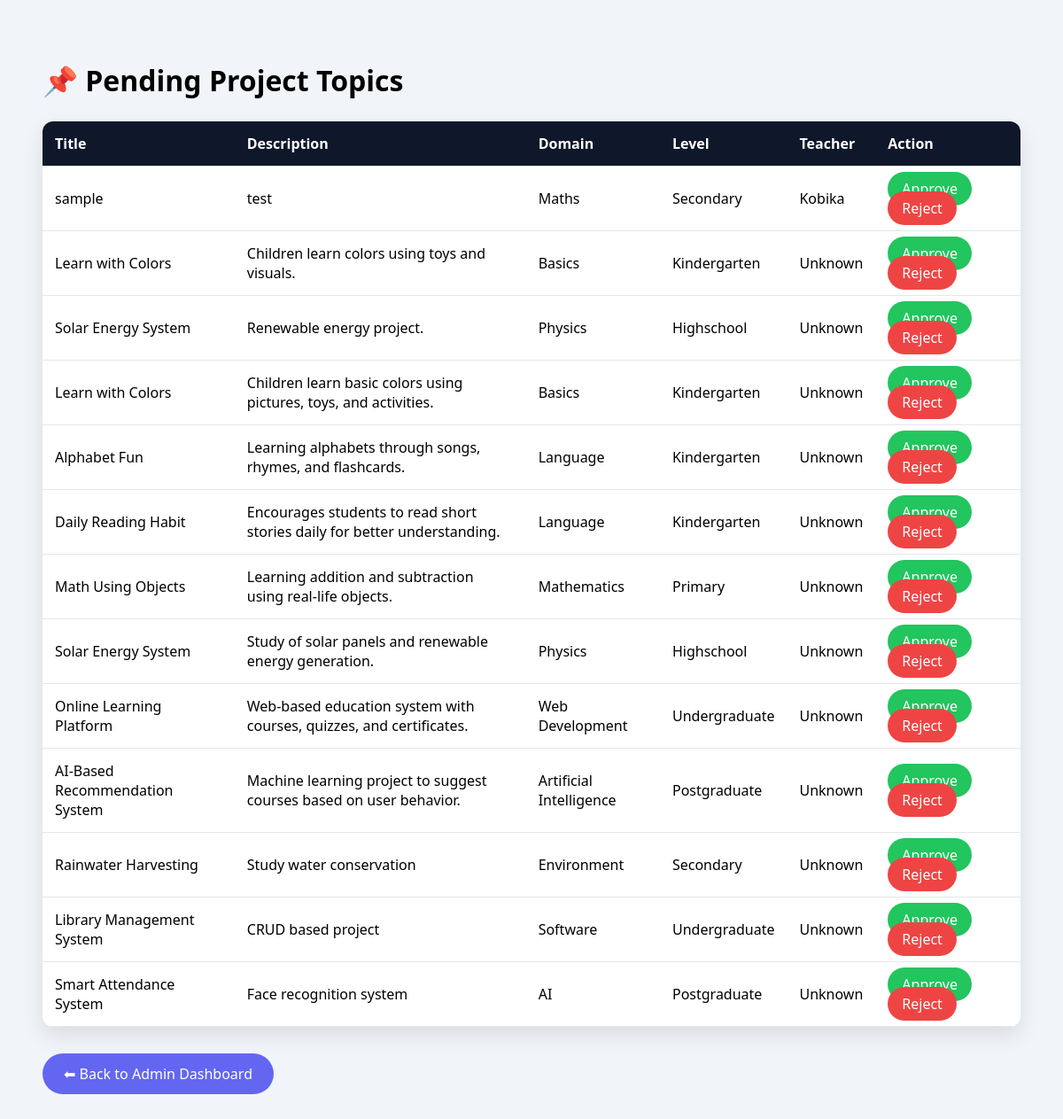
/admin/add_project.php (signed in), run on the app's committed database.
### tables this page shows
CREATE TABLE `project_topics` (
  `id` int(11) NOT NULL,
  `title` varchar(255) DEFAULT NULL,
  `description` text DEFAULT NULL,
  `level` enum('kindergarten','primary','secondary','highschool','undergraduate','postgraduate') NOT NULL,
  `domain` varchar(100) DEFAULT NULL,
  `created_by_role` enum('admin','teacher') DEFAULT NULL,
  `created_by` int(11) DEFAULT NULL,
  `created_at` timestamp NOT NULL DEFAULT current_timestamp(),
  `status` enum('pending','approved','rejected') DEFAULT 'pending'
);

CREATE TABLE `users` (
  `id` int(11) UNSIGNED NOT NULL,
  `name` varchar(100) NOT NULL,
  `email` varchar(100) NOT NULL,
  `role` varchar(20) NOT NULL,
  `password` varchar(255) NOT NULL,
  `level` varchar(50) NOT NULL,
  `created_at` timestamp NOT NULL DEFAULT current_timestamp(),
  `email_verified` tinyint(1) DEFAULT 0
);

### admin/add_project.php (the view, shortened to what this page needs)
<?php
include "../config/db.php";
$projects = $conn->query("
    SELECT p.id, p.title, p.description, p.domain, p.level, u.name AS teacher
    FROM project_topics p
    LEFT JOIN users u ON p.created_by = u.id
    WHERE p.status = 'pending'
    ORDER BY p.created_at DESC
");
?>
<!DOCTYPE html>
<html lang="en">
<head>
</head>
<body>
<h1>📌 Pending Project Topics</h1>
<table class="table">
<tr>
    <th>Title</th>
    <th>Description</th>
    <th>Domain</th>
    <th>Level</th>
    <th>Teacher</th>
    <th>Action</th>
</tr>
<?php if ($projects->num_rows > 0): ?>
    <?php while($row = $projects->fetch_assoc()): ?>
    <tr>
        <td><?php echo htmlspecialchars($row['title']); ?></td>
        <td><?php echo htmlspecialchars($row['description']); ?></td>
        <td><?php echo htmlspecialchars($row['domain']); ?></td>
        <td><?php echo ucfirst($row['level']); ?></td>
        <td><?php echo $row['teacher'] ?? 'Unknown'; ?></td>
        <td>
            <a class="approve" href="?action=approve&id=<?php echo $row['id']; ?>">Approve</a>
            <a class="reject" href="?action=reject&id=<?php echo $row['id']; ?>">Reject</a>
        </td>
    </tr>
    <?php endwhile; ?>
<?php else: ?>
<tr>
    <td colspan="6">No pending project topics 🎉</td>
</tr>
<?php endif; ?>
</table>
<a href="dashboard.php" class="back">⬅ Back to Admin Dashboard</a>
</body>
</html>

### admin/add_project.php (style rules this page uses)
body { font-family:Segoe UI, sans-serif; background:#f1f5f9; padding:40px; }
h1 { margin-bottom:25px; }
.table { width:100%; border-collapse:collapse; background:#fff; border-radius:12px; overflow:hidden; box-shadow:0 10px 25px rgba(0,0,0,0.1); }
.table th, .table td { padding:14px; border-bottom:1px solid #e5e7eb; text-align:left; }
.table th { background:#0f172a; color:#fff; }
.approve { background:#22c55e; color:#fff; text-decoration:none; padding:8px 16px; border-radius:20px; margin-right:6px; }
.reject { background:#ef4444; color:#fff; text-decoration:none; padding:8px 16px; border-radius:20px; }
.back { display:inline-block; margin-top:30px; padding:12px 24px; background:#6366f1; color:#fff; text-decoration:none; border-radius:25px; }

### data on the page
project_topics: title "sample", description "test", domain "Maths", level "Secondary", users.name "Kobika"
project_topics: title "Learn with Colors", description "Children learn colors using toys and visuals.", domain "Basics", level "Kindergarten", teacher "Unknown"
project_topics: title "Solar Energy System", description "Renewable energy project.", domain "Physics", level "Highschool", teacher "Unknown"
project_topics: title "Learn with Colors", description "Children learn basic colors using pictures, toys, and activities.", domain "Basics", level "Kindergarten", teacher "Unknown"
project_topics: title "Alphabet Fun", description "Learning alphabets through songs, rhymes, and flashcards.", domain "Language", level "Kindergarten", teacher "Unknown"
project_topics: title "Daily Reading Habit", description "Encourages students to read short stories daily for better understanding.", domain "Language", level "Kindergarten", teacher "Unknown"
project_topics: title "Math Using Objects", description "Learning addition and subtraction using real-life objects.", domain "Mathematics", level "Primary", teacher "Unknown"
project_topics: title "Solar Energy System", description "Study of solar panels and renewable energy generation.", domain "Physics", level "Highschool", teacher "Unknown"
project_topics: title "Online Learning Platform", description "Web-based education system with courses, quizzes, and certificates.", domain "Web Development", level "Undergraduate", teacher "Unknown"
project_topics: title "AI-Based Recommendation System", description "Machine learning project to suggest courses based on user behavior.", domain "Artificial Intelligence", level "Postgraduate", teacher "Unknown"
project_topics: title "Rainwater Harvesting", description "Study water conservation", domain "Environment", level "Secondary", teacher "Unknown"
project_topics: title "Library Management System", description "CRUD based project", domain "Software", level "Undergraduate", teacher "Unknown"
project_topics: title "Smart Attendance System", description "Face recognition system", domain "AI", level "Postgraduate", teacher "Unknown"
